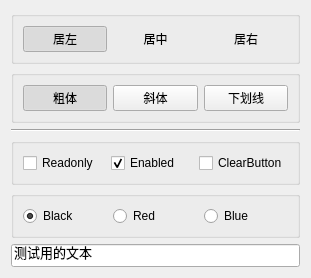
<?xml version="1.0" encoding="UTF-8"?>
<ui version="4.0">
 <class>Widget</class>
 <widget class="QWidget" name="Widget">
  <property name="geometry">
   <rect>
    <x>0</x>
    <y>0</y>
    <width>311</width>
    <height>276</height>
   </rect>
  </property>
  <property name="windowTitle">
   <string>Widget</string>
  </property>
  <layout class="QVBoxLayout" name="verticalLayout">
   <item>
    <widget class="QGroupBox" name="groupBox_4">
     <property name="title">
      <string/>
     </property>
     <layout class="QHBoxLayout" name="horizontalLayout">
      <item>
       <widget class="QPushButton" name="btn_left">
        <property name="text">
         <string>居左</string>
        </property>
        <property name="icon">
         <iconset resource="res.qrc">
          <normaloff>:/icons/C:/Users/Moe/Desktop/sample4_5/images/508.bmp</normaloff>:/icons/C:/Users/Moe/Desktop/sample4_5/images/508.bmp</iconset>
        </property>
        <property name="checkable">
         <bool>true</bool>
        </property>
        <property name="checked">
         <bool>true</bool>
        </property>
        <property name="autoExclusive">
         <bool>true</bool>
        </property>
        <property name="flat">
         <bool>true</bool>
        </property>
       </widget>
      </item>
      <item>
       <widget class="QPushButton" name="btn_center">
        <property name="text">
         <string>居中</string>
        </property>
        <property name="icon">
         <iconset resource="res.qrc">
          <normaloff>:/icons/C:/Users/Moe/Desktop/sample4_5/images/510.bmp</normaloff>:/icons/C:/Users/Moe/Desktop/sample4_5/images/510.bmp</iconset>
        </property>
        <property name="checkable">
         <bool>true</bool>
        </property>
        <property name="autoExclusive">
         <bool>true</bool>
        </property>
        <property name="flat">
         <bool>true</bool>
        </property>
       </widget>
      </item>
      <item>
       <widget class="QPushButton" name="btn_right">
        <property name="text">
         <string>居右</string>
        </property>
        <property name="icon">
         <iconset resource="res.qrc">
          <normaloff>:/icons/C:/Users/Moe/Desktop/sample4_5/images/512.bmp</normaloff>:/icons/C:/Users/Moe/Desktop/sample4_5/images/512.bmp</iconset>
        </property>
        <property name="checkable">
         <bool>true</bool>
        </property>
        <property name="autoExclusive">
         <bool>true</bool>
        </property>
        <property name="flat">
         <bool>true</bool>
        </property>
       </widget>
      </item>
     </layout>
    </widget>
   </item>
   <item>
    <widget class="QGroupBox" name="groupBox_3">
     <property name="title">
      <string/>
     </property>
     <layout class="QHBoxLayout" name="horizontalLayout_2">
      <item>
       <widget class="QPushButton" name="btnFont_Bold">
        <property name="text">
         <string>粗体</string>
        </property>
        <property name="icon">
         <iconset resource="res.qrc">
          <normaloff>:/icons/C:/Users/Moe/Desktop/sample4_5/images/500.bmp</normaloff>:/icons/C:/Users/Moe/Desktop/sample4_5/images/500.bmp</iconset>
        </property>
        <property name="checkable">
         <bool>true</bool>
        </property>
        <property name="checked">
         <bool>true</bool>
        </property>
        <property name="autoExclusive">
         <bool>true</bool>
        </property>
        <property name="flat">
         <bool>false</bool>
        </property>
       </widget>
      </item>
      <item>
       <widget class="QPushButton" name="btnFont_italic">
        <property name="text">
         <string>斜体</string>
        </property>
        <property name="icon">
         <iconset resource="res.qrc">
          <normaloff>:/icons/C:/Users/Moe/Desktop/sample4_5/images/502.bmp</normaloff>:/icons/C:/Users/Moe/Desktop/sample4_5/images/502.bmp</iconset>
        </property>
        <property name="checkable">
         <bool>true</bool>
        </property>
        <property name="autoExclusive">
         <bool>true</bool>
        </property>
        <property name="flat">
         <bool>false</bool>
        </property>
       </widget>
      </item>
      <item>
       <widget class="QPushButton" name="btnFont_UnderLine">
        <property name="text">
         <string>下划线</string>
        </property>
        <property name="icon">
         <iconset resource="res.qrc">
          <normaloff>:/icons/C:/Users/Moe/Desktop/sample4_5/images/504.bmp</normaloff>:/icons/C:/Users/Moe/Desktop/sample4_5/images/504.bmp</iconset>
        </property>
        <property name="checkable">
         <bool>true</bool>
        </property>
        <property name="autoExclusive">
         <bool>true</bool>
        </property>
        <property name="flat">
         <bool>false</bool>
        </property>
       </widget>
      </item>
     </layout>
    </widget>
   </item>
   <item>
    <widget class="Line" name="line">
     <property name="orientation">
      <enum>Qt::Orientation::Horizontal</enum>
     </property>
    </widget>
   </item>
   <item>
    <widget class="QGroupBox" name="groupBox">
     <property name="title">
      <string/>
     </property>
     <layout class="QHBoxLayout" name="horizontalLayout_3">
      <item>
       <widget class="QCheckBox" name="checkBox_Readonly">
        <property name="text">
         <string>Readonly</string>
        </property>
        <property name="autoExclusive">
         <bool>false</bool>
        </property>
       </widget>
      </item>
      <item>
       <widget class="QCheckBox" name="checkBox_Enabled">
        <property name="text">
         <string>Enabled</string>
        </property>
        <property name="checked">
         <bool>true</bool>
        </property>
        <property name="autoExclusive">
         <bool>true</bool>
        </property>
       </widget>
      </item>
      <item>
       <widget class="QCheckBox" name="checkBox_ClearButton">
        <property name="text">
         <string>ClearButton</string>
        </property>
        <property name="autoExclusive">
         <bool>false</bool>
        </property>
       </widget>
      </item>
     </layout>
    </widget>
   </item>
   <item>
    <widget class="QGroupBox" name="groupBox_2">
     <property name="title">
      <string/>
     </property>
     <layout class="QHBoxLayout" name="horizontalLayout_4">
      <item>
       <widget class="QRadioButton" name="radioButton_Black">
        <property name="text">
         <string>Black</string>
        </property>
        <property name="checked">
         <bool>true</bool>
        </property>
       </widget>
      </item>
      <item>
       <widget class="QRadioButton" name="radioButton_Red">
        <property name="text">
         <string>Red</string>
        </property>
       </widget>
      </item>
      <item>
       <widget class="QRadioButton" name="radioButton_Blue">
        <property name="text">
         <string>Blue</string>
        </property>
       </widget>
      </item>
     </layout>
    </widget>
   </item>
   <item>
    <widget class="QLineEdit" name="lineEdit">
     <property name="font">
      <font>
       <pointsize>10</pointsize>
      </font>
     </property>
     <property name="text">
      <string>测试用的文本</string>
     </property>
    </widget>
   </item>
  </layout>
 </widget>
 <resources>
  <include location="res.qrc"/>
 </resources>
 <connections/>
</ui>
